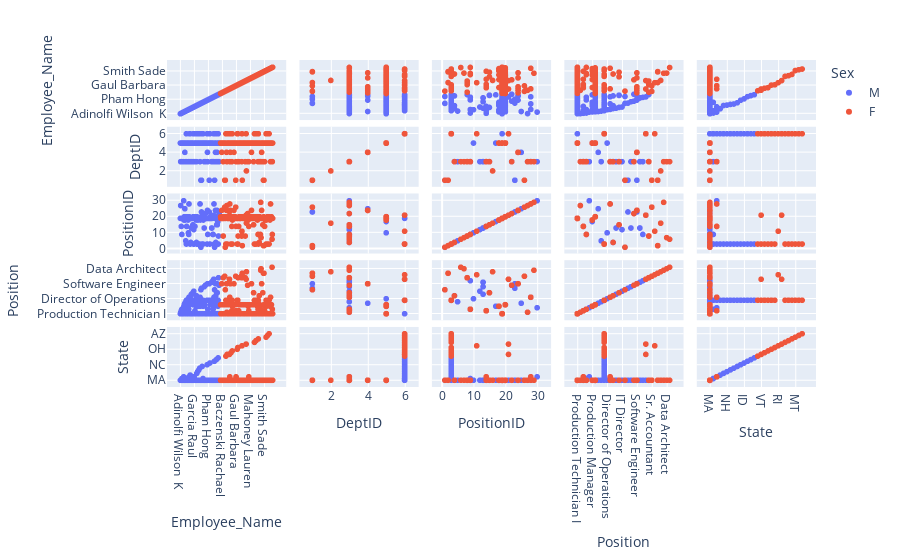

The notebook cell saved with this chart:
### Code cell
# the data print show multipal columns an matrix
fig=px.scatter_matrix(HR,dimensions=['Employee_Name','DeptID','PositionID','Position','State'],color ='Sex')
fig.show()

### Figure 1 — Plotly figure (JSON) as saved in the notebook; plotly's stock layout.template omitted (floating-point values rounded to 4 significant figures; data arrays with more than 128 entries replaced by an {"elided": "..."} marker saying what was removed)
{"data": [{"dimensions": [{"axis": {"matches": true}, "label": "Employee_Name", "values": {"elided": "135 str values"}}, {"axis": {"matches": true}, "label": "DeptID", "values": {"elided": "135 int values"}}, {"axis": {"matches": true}, "label": "PositionID", "values": {"elided": "135 int values"}}, {"axis": {"matches": true}, "label": "Position", "values": {"elided": "135 str values"}}, {"axis": {"matches": true}, "label": "State", "values": {"elided": "135 str values"}}], "hovertemplate": "Sex=M <br>%{xaxis.title.text}=%{x}<br>%{yaxis.title.text}=%{y}<extra></extra>", "legendgroup": "M ", "marker": {"color": "#636efa", "symbol": "circle"}, "name": "M ", "showlegend": true, "type": "splom"}, {"dimensions": [{"axis": {"matches": true}, "label": "Employee_Name", "values": {"elided": "176 str values"}}, {"axis": {"matches": true}, "label": "DeptID", "values": {"elided": "176 int values"}}, {"axis": {"matches": true}, "label": "PositionID", "values": {"elided": "176 int values"}}, {"axis": {"matches": true}, "label": "Position", "values": {"elided": "176 str values"}}, {"axis": {"matches": true}, "label": "State", "values": {"elided": "176 str values"}}], "hovertemplate": "Sex=F<br>%{xaxis.title.text}=%{x}<br>%{yaxis.title.text}=%{y}<extra></extra>", "legendgroup": "F", "marker": {"color": "#EF553B", "symbol": "circle"}, "name": "F", "showlegend": true, "type": "splom"}], "layout": {"dragmode": "select", "legend": {"title": {"text": "Sex"}, "tracegroupgap": 0}, "margin": {"t": 60}}}
